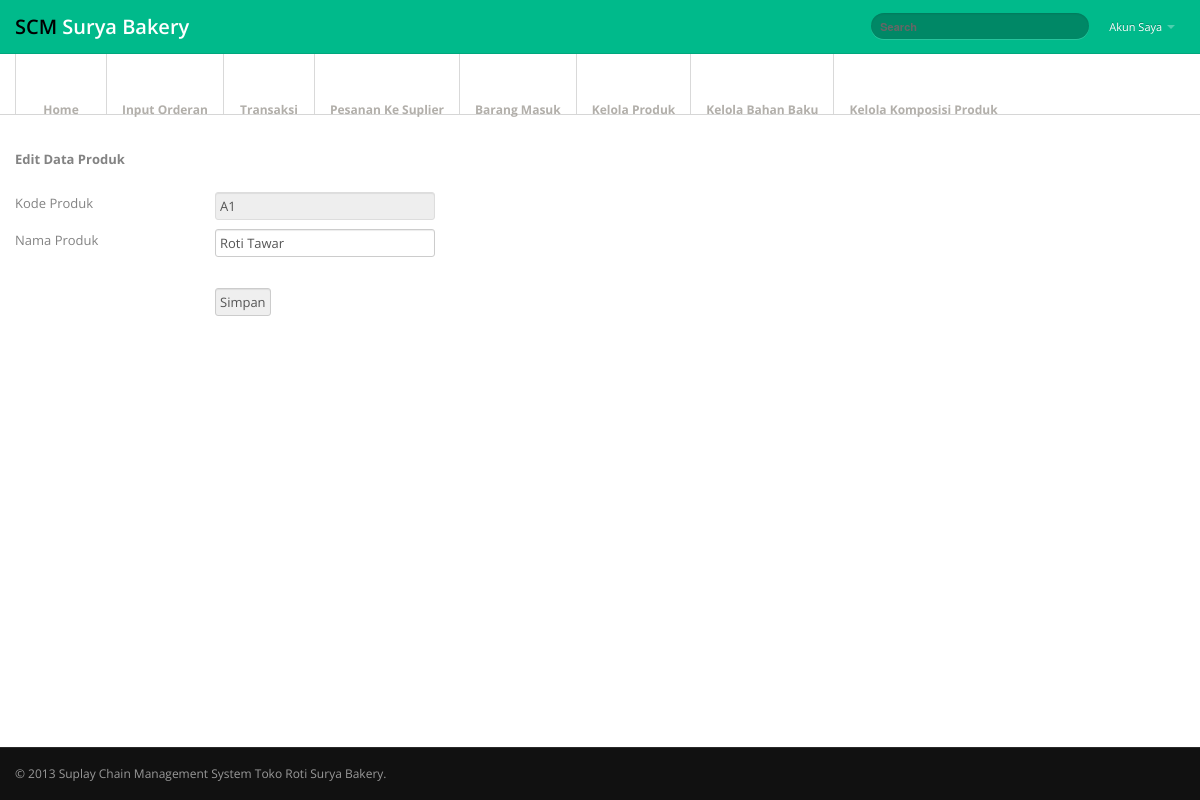
Page /admin.php?module=edit_product&id_barang_tersedia=A1 (signed in) on the earlier database version.
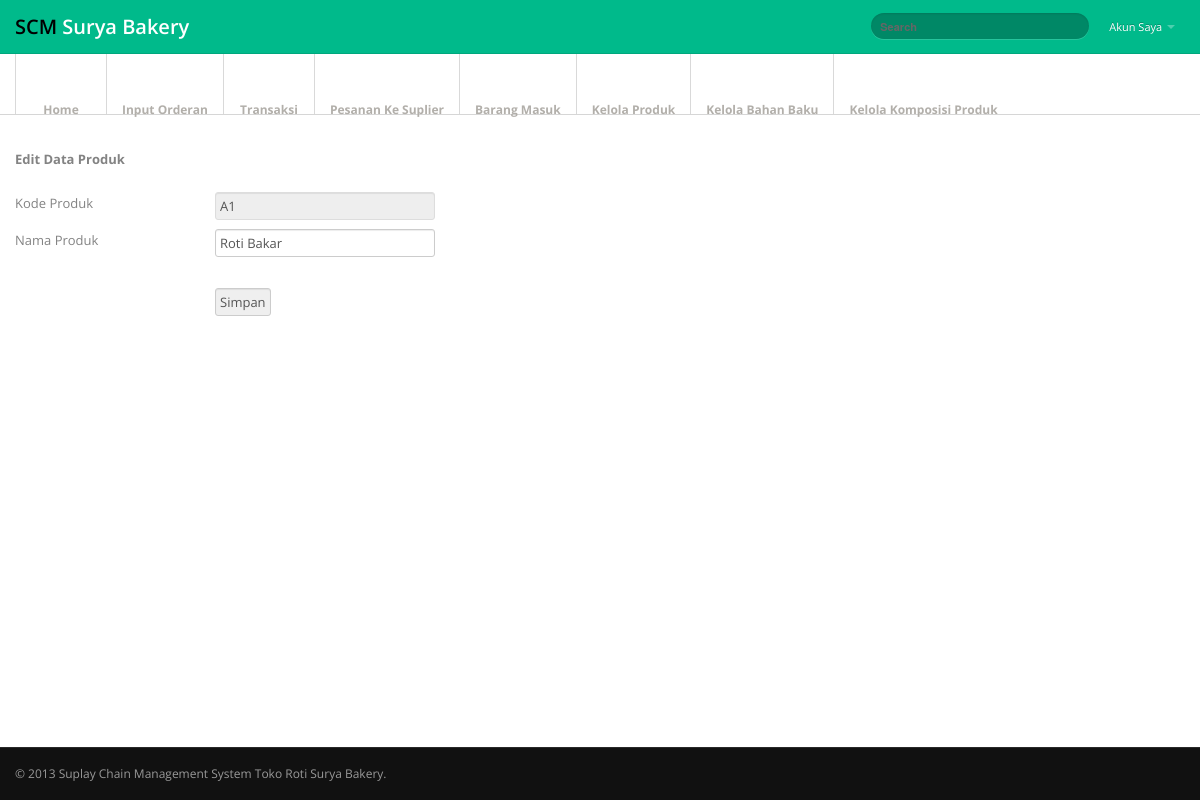
Same page on the later database version.
### tables this page shows
CREATE TABLE `barang_tersedia` (
  `id_barang_tersedia` varchar(11) NOT NULL,
  `nama` varchar(60) NOT NULL
);

### module/admin/edit_product.php (the view)
<div class="container">
  <div class="row">
    <?php
                include 'module/koneksi.php';
                $id_barang_tersedia = $_GET['id_barang_tersedia'];
                $query_select = mysqli_query($koneksi, "SELECT * FROM barang_tersedia WHERE id_barang_tersedia='$id_barang_tersedia'");
            ?>
     <div class="span12"><b>Edit Data Produk</b><br><br></div>
      <form method="post" action="?module=simpan_edit_product">
      <?php while ($row = mysqli_fetch_array($query_select)) { ?>
        <div class="span2">Kode Produk</div>
        <div class="span10"><input type="text" name="id_barang_tersedia" value="<?php echo $row['id_barang_tersedia']; ?>" readonly><br></div>
        <div class="span2">Nama Produk</div>
        <div class="span10"><input type="text" name="nama_barang"value="<?php echo $row['nama']; ?>" required><br><br></div>
        <?php } ?>
        <div class="span2">&nbsp;</div>
        <div class="span10"><input type="submit" value="Simpan"></input></div>
        </form>
  </div>
</div>

Differences in the rows shown:
changed barang_tersedia "A1": nama_barang "Roti Tawar" → "Roti Bakar"
